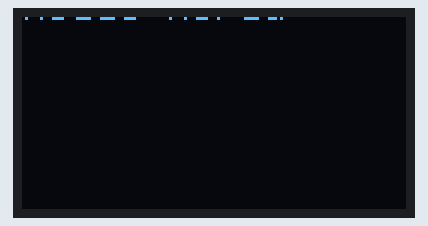
Recording of a sketch running on a simulated Arduino Uno, built with avr-gcc and run on an emulated ATmega328P. On the bench: 128×64 one-colour display.

Above: at 0.32 s.
At 1.49 s:
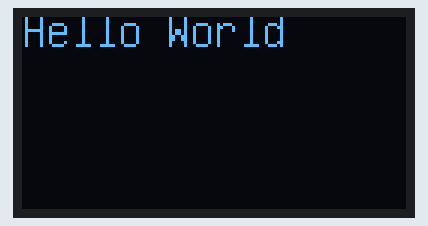
At 2.66 s:
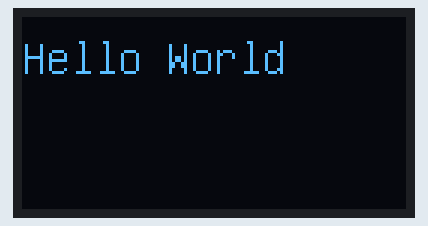
At 5.14 s:
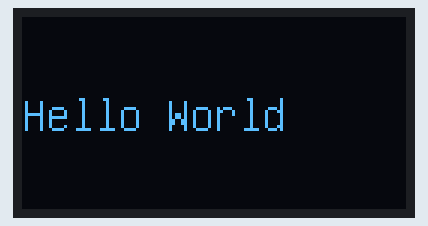
At 7.48 s:
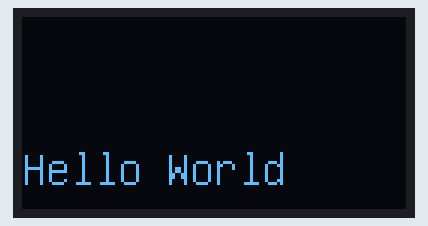
At 9.9 s:
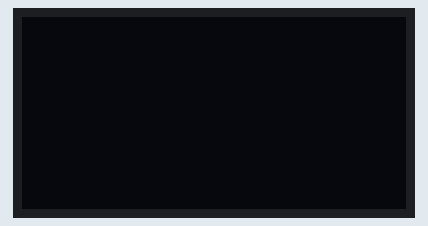

The sketch:

Scrolling_Hello_World.ino
```cpp
#include "U8glib.h"

//**************************************************
// Change this constructor to match your display!!!
U8GLIB_SSD1306_128X64 u8g(U8G_I2C_OPT_NONE|U8G_I2C_OPT_DEV_0);
//**************************************************

int yPos = 0;

void setup() {

  u8g.setFont(u8g_font_unifont);
  u8g.setColorIndex(1); // Instructs the display to draw with a pixel on.
}

void loop() {
  u8g.firstPage();
  do {
    draw();
  } while( u8g.nextPage() );

  // If its too fast, you could add a delay
  if(yPos < 83){
    // if it's too slow, you could increment y by a greater number
    yPos++;  }
  else{
    // When the yPos is off the screen, reset to 0.
    yPos = 0;
  }
}
void draw(){
  u8g.drawStr( 0, yPos, "Hello World");
}
```

Measured:
- by itself, everything shown: repeats every 10.9 s, in 75 steps
- what the display in image 5 shows lasts 1.3 s, from 9.9 s to 11.2 s
